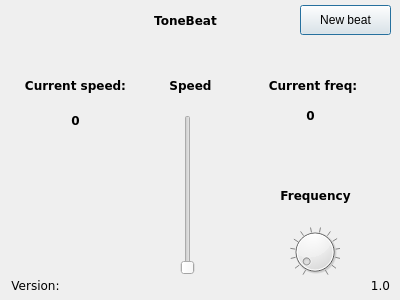
<?xml version="1.0" encoding="UTF-8"?>
<ui version="4.0">
 <class>Dialog</class>
 <widget class="QDialog" name="Dialog">
  <property name="geometry">
   <rect>
    <x>0</x>
    <y>0</y>
    <width>400</width>
    <height>300</height>
   </rect>
  </property>
  <property name="windowTitle">
   <string>Dialog</string>
  </property>
  <widget class="QLabel" name="label">
   <property name="geometry">
    <rect>
     <x>135</x>
     <y>0</y>
     <width>101</width>
     <height>41</height>
    </rect>
   </property>
   <property name="font">
    <font>
     <family>DejaVu Sans</family>
     <weight>75</weight>
     <bold>true</bold>
    </font>
   </property>
   <property name="text">
    <string>ToneBeat</string>
   </property>
   <property name="textFormat">
    <enum>Qt::AutoText</enum>
   </property>
   <property name="alignment">
    <set>Qt::AlignCenter</set>
   </property>
  </widget>
  <widget class="QSlider" name="Speed">
   <property name="geometry">
    <rect>
     <x>180</x>
     <y>115</y>
     <width>16</width>
     <height>160</height>
    </rect>
   </property>
   <property name="maximum">
    <number>100</number>
   </property>
   <property name="orientation">
    <enum>Qt::Vertical</enum>
   </property>
   <property name="tickPosition">
    <enum>QSlider::NoTicks</enum>
   </property>
  </widget>
  <widget class="QDial" name="Freq">
   <property name="geometry">
    <rect>
     <x>290</x>
     <y>220</y>
     <width>50</width>
     <height>64</height>
    </rect>
   </property>
   <property name="minimum">
    <number>20</number>
   </property>
   <property name="maximum">
    <number>10000</number>
   </property>
   <property name="singleStep">
    <number>20</number>
   </property>
   <property name="value">
    <number>400</number>
   </property>
   <property name="wrapping">
    <bool>false</bool>
   </property>
   <property name="notchTarget">
    <double>3.700000000000000</double>
   </property>
   <property name="notchesVisible">
    <bool>true</bool>
   </property>
  </widget>
  <widget class="QLabel" name="label_2">
   <property name="geometry">
    <rect>
     <x>140</x>
     <y>65</y>
     <width>101</width>
     <height>41</height>
    </rect>
   </property>
   <property name="font">
    <font>
     <family>DejaVu Sans</family>
     <weight>75</weight>
     <bold>true</bold>
    </font>
   </property>
   <property name="text">
    <string>Speed</string>
   </property>
   <property name="textFormat">
    <enum>Qt::AutoText</enum>
   </property>
   <property name="alignment">
    <set>Qt::AlignCenter</set>
   </property>
  </widget>
  <widget class="QLabel" name="label_3">
   <property name="geometry">
    <rect>
     <x>265</x>
     <y>175</y>
     <width>101</width>
     <height>41</height>
    </rect>
   </property>
   <property name="font">
    <font>
     <family>DejaVu Sans</family>
     <weight>75</weight>
     <bold>true</bold>
    </font>
   </property>
   <property name="text">
    <string>Frequency</string>
   </property>
   <property name="textFormat">
    <enum>Qt::AutoText</enum>
   </property>
   <property name="alignment">
    <set>Qt::AlignCenter</set>
   </property>
  </widget>
  <widget class="QPushButton" name="New">
   <property name="geometry">
    <rect>
     <x>300</x>
     <y>5</y>
     <width>91</width>
     <height>30</height>
    </rect>
   </property>
   <property name="text">
    <string>New beat</string>
   </property>
  </widget>
  <widget class="QLabel" name="label_4">
   <property name="geometry">
    <rect>
     <x>-15</x>
     <y>265</y>
     <width>101</width>
     <height>41</height>
    </rect>
   </property>
   <property name="font">
    <font>
     <family>DejaVu Sans</family>
     <weight>50</weight>
     <bold>false</bold>
    </font>
   </property>
   <property name="text">
    <string>Version:</string>
   </property>
   <property name="textFormat">
    <enum>Qt::AutoText</enum>
   </property>
   <property name="alignment">
    <set>Qt::AlignCenter</set>
   </property>
  </widget>
  <widget class="QLabel" name="label_5">
   <property name="geometry">
    <rect>
     <x>330</x>
     <y>265</y>
     <width>101</width>
     <height>41</height>
    </rect>
   </property>
   <property name="font">
    <font>
     <family>DejaVu Sans</family>
     <weight>50</weight>
     <bold>false</bold>
    </font>
   </property>
   <property name="text">
    <string>1.0</string>
   </property>
   <property name="textFormat">
    <enum>Qt::AutoText</enum>
   </property>
   <property name="alignment">
    <set>Qt::AlignCenter</set>
   </property>
  </widget>
  <widget class="QLabel" name="label_6">
   <property name="geometry">
    <rect>
     <x>10</x>
     <y>65</y>
     <width>131</width>
     <height>41</height>
    </rect>
   </property>
   <property name="font">
    <font>
     <family>DejaVu Sans</family>
     <weight>75</weight>
     <bold>true</bold>
    </font>
   </property>
   <property name="text">
    <string>Current speed:</string>
   </property>
   <property name="textFormat">
    <enum>Qt::AutoText</enum>
   </property>
   <property name="alignment">
    <set>Qt::AlignCenter</set>
   </property>
  </widget>
  <widget class="QLabel" name="CurrentSpeed">
   <property name="geometry">
    <rect>
     <x>45</x>
     <y>100</y>
     <width>61</width>
     <height>41</height>
    </rect>
   </property>
   <property name="font">
    <font>
     <family>DejaVu Sans</family>
     <weight>75</weight>
     <bold>true</bold>
    </font>
   </property>
   <property name="text">
    <string>0</string>
   </property>
   <property name="textFormat">
    <enum>Qt::AutoText</enum>
   </property>
   <property name="alignment">
    <set>Qt::AlignCenter</set>
   </property>
  </widget>
  <widget class="QLabel" name="label_7">
   <property name="geometry">
    <rect>
     <x>255</x>
     <y>65</y>
     <width>116</width>
     <height>41</height>
    </rect>
   </property>
   <property name="font">
    <font>
     <family>DejaVu Sans</family>
     <weight>75</weight>
     <bold>true</bold>
    </font>
   </property>
   <property name="text">
    <string>Current freq:</string>
   </property>
   <property name="textFormat">
    <enum>Qt::AutoText</enum>
   </property>
   <property name="alignment">
    <set>Qt::AlignCenter</set>
   </property>
  </widget>
  <widget class="QLabel" name="CurrentFrequency">
   <property name="geometry">
    <rect>
     <x>280</x>
     <y>95</y>
     <width>61</width>
     <height>41</height>
    </rect>
   </property>
   <property name="font">
    <font>
     <family>DejaVu Sans</family>
     <weight>75</weight>
     <bold>true</bold>
    </font>
   </property>
   <property name="text">
    <string>0</string>
   </property>
   <property name="textFormat">
    <enum>Qt::AutoText</enum>
   </property>
   <property name="alignment">
    <set>Qt::AlignCenter</set>
   </property>
  </widget>
 </widget>
 <resources/>
 <connections/>
</ui>
